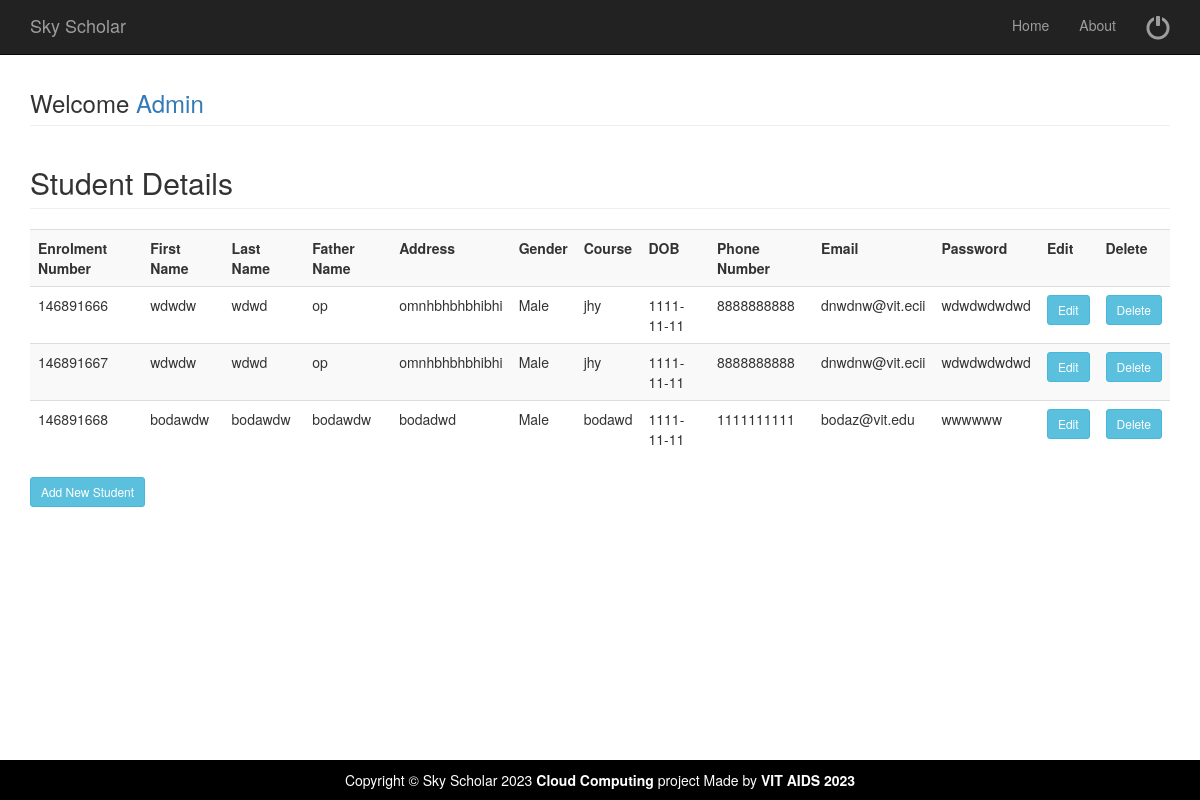
Screenshot of /studentdetails.php (signed in) with the database file from the repository.
### tables this page shows
CREATE TABLE IF NOT EXISTS `studenttable` (
  `Eno` bigint NOT NULL AUTO_INCREMENT,
  `FName` varchar(30) NOT NULL,
  `LName` varchar(30) NOT NULL,
  `FaName` varchar(30) NOT NULL,
  `Addrs` text NOT NULL,
  `Gender` varchar(6) NOT NULL,
  `Course` varchar(20) NOT NULL,
  `DOB` date NOT NULL,
  `PhNo` bigint NOT NULL,
  `Pass` varchar(20) NOT NULL,
  `Eid` varchar(50) NOT NULL,
  PRIMARY KEY (`Eno`)
);

### studentdetails.php (the view, shortened to what this page needs)
<?php include('adminhead.php'); ?>
<div class="container">
	<div class="row">
		<div class="col-md-12">
			<h3 class="page-header">Welcome <a href="welcomeadmin">Admin</a> </h3>
			<?php
			include( "database.php" );
			$sql = "select * from  studenttable";
			$result = mysqli_query( $connect, $sql );
			echo "<h2 class='page-header'>Student Details</h2>";
			echo "<table class='table table-striped' style='width:100%'>
<tr>
<th>Enrolment Number</th>
<th>First Name</th>
<th>Last Name</th>
<th>Father Name</th>
<th>Address</th>
<th>Gender</th>
<th>Course</th>
<th>DOB</th>
<th>Phone Number</th>
<th>Email</th>
<th>Password</th>
<th>Edit</th>
<th>Delete</th>
</tr>";
			while ( $row = mysqli_fetch_array( $result ) ) {
				?>
			<tr>
				<td>
					<?PHP echo $row['Eno'];?>
				</td>
				<td>
					<?PHP echo $row['FName'];?>
				</td>
				<td>
					<?PHP echo $row['LName'];?>
				</td>
				<td>
					<?PHP echo $row['FaName'];?>
				</td>
				<td>
					<?PHP echo $row['Addrs'];?>
				</td>
				<td>
					<?PHP echo $row['Gender'];?>
				</td>
				<td>
					<?PHP echo $row['Course'];?>
				</td>
				<td>
					<?PHP echo $row['DOB'];?>
				</td>
				<td>
					<?PHP echo $row['PhNo'];?>
				</td>
				<td>
					<?PHP echo $row['Eid'];?>
				</td>
				<td>
					<?PHP echo $row['Pass'];?>
				</td>
				<td><a href="updatestudent.php?eno=<?php echo $row['Eno']; ?>"><input type="button" Value="Edit" class="btn btn-info btn-sm"></a>
				</td>
				<td><a href="studentdetails.php?deleteid=<?php echo $row['Eno']; ?>"><input type="submit" Value="Delete" name="delete" class="btn btn-info btn-sm"></a>
				</td>
			</tr>
			<?php } ?>
			</table>
			<a href="addnewstudent"><button type="button" value="AddNewStudent" class="btn btn-info btn-sm">Add New Student</button></a>
		</div>
	</div>
	<?php include('allfoot.php'); ?>

### css/modern-business.css (style rules this page uses)
html, body { height: 100%; }
body { padding-top: 50px; }

### rows the page displays
studenttable: Eno "146891666", FName "wdwdw", LName "wdwd", FaName "op", Addrs "omnhbhbhbhibhi", Gender "Male", Course "jhy", DOB "1111-11-11", PhNo "8888888888", Eid "dnwdnw@vit.ecii", Pass "wdwdwdwdwd"
studenttable: Eno "146891667", FName "wdwdw", LName "wdwd", FaName "op", Addrs "omnhbhbhbhibhi", Gender "Male", Course "jhy", DOB "1111-11-11", PhNo "8888888888", Eid "dnwdnw@vit.ecii", Pass "wdwdwdwdwd"
studenttable: Eno "146891668", FName "bodawdw", LName "bodawdw", FaName "bodawdw", Addrs "bodadwd", Gender "Male", Course "bodawd", DOB "1111-11-11", PhNo "1111111111", Eid "bodaz@vit.edu", Pass "wwwwww"
